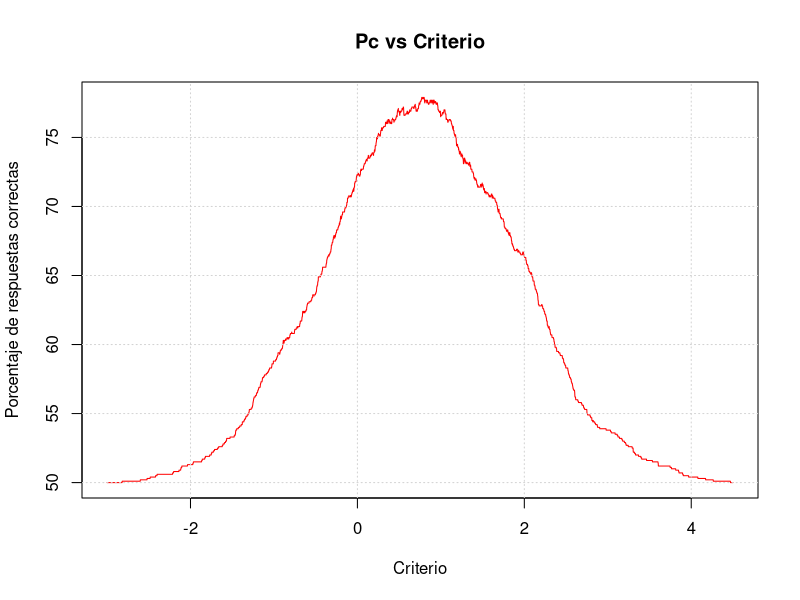

Write R code to recreate this figure.
# Acá voy a hacer el ejercicio 1 de la guía 3
# Tengo un participante con d' = 1,5. Quiero estudiar el porcentaje de sus 
# respuestas correctas a medida que varío el criterio desde el valor medio
# menos tres desviaciones de ruido hasta el valor medio más tres desviaciones de señal

# Defino primero los parametros

dp <- 1.5
muS <- 1.5
muN <- 0
SIGMA <- 1 # Le pongo 1 para que dp sea equivalente a la distancia entre picos

# Ahora me defino la cantidad de señales y el vector que me marca las señales y los ruidos
Nmediciones <- 1000

ntrialsS <- Nmediciones/2
ntrialsN <- Nmediciones/2

signalLabels <- rep(1,ntrialsS)
noiseLabels <-rep(0,ntrialsN)

signalSamples <- rnorm(ntrialsS,muS,SIGMA)
noiseSamples <- rnorm(ntrialsN,muN,SIGMA)

# Ahora defino el vector que tiene todos los registros de si fue señal o ruido
# y todos los registros de los trials. También pongo en ambos casos primero la señal, después el ruido

alllabels <- append(signalLabels,noiseLabels)
allsamples<- append(signalSamples,noiseSamples)

# Ahora voy tengo que definir mi lista de los criterios que voy a usar

criterios <- seq(muN-3*SIGMA,muS+3*SIGMA,(muS+3*SIGMA-(muN-3*SIGMA))/5000)

# Ahora si voy a hacer las mediciones
Pc <- rep(NA,length(criterios))

for(i in 1:length(criterios)){
  isHit <- 0
  isFA <- 0
  decision <- rep(NA,length(allsamples))
  for(j in 1:length(allsamples)){
    if(allsamples[j]<criterios[i]) decision[j] <- 0
    else decision[j] <- 1
  }
  for(j in 1:length(decision)){
    if(decision[j]==1 && alllabels[j]==1) isHit <- isHit+1
    if(decision[j]==1 && alllabels[j]==0) isFA <- isFA+1
  }
  Pc[i] <- ((isHit+ntrialsN-isFA)/(Nmediciones))*100
}

plot(criterios,Pc,col = "red", type = "l",xlab = "Criterio", ylab = "Porcentaje de respuestas correctas",main = "Pc vs Criterio")
grid()

# Hice solo el punto a, el b y c los dejé de lado. Voy tarde, ya fue